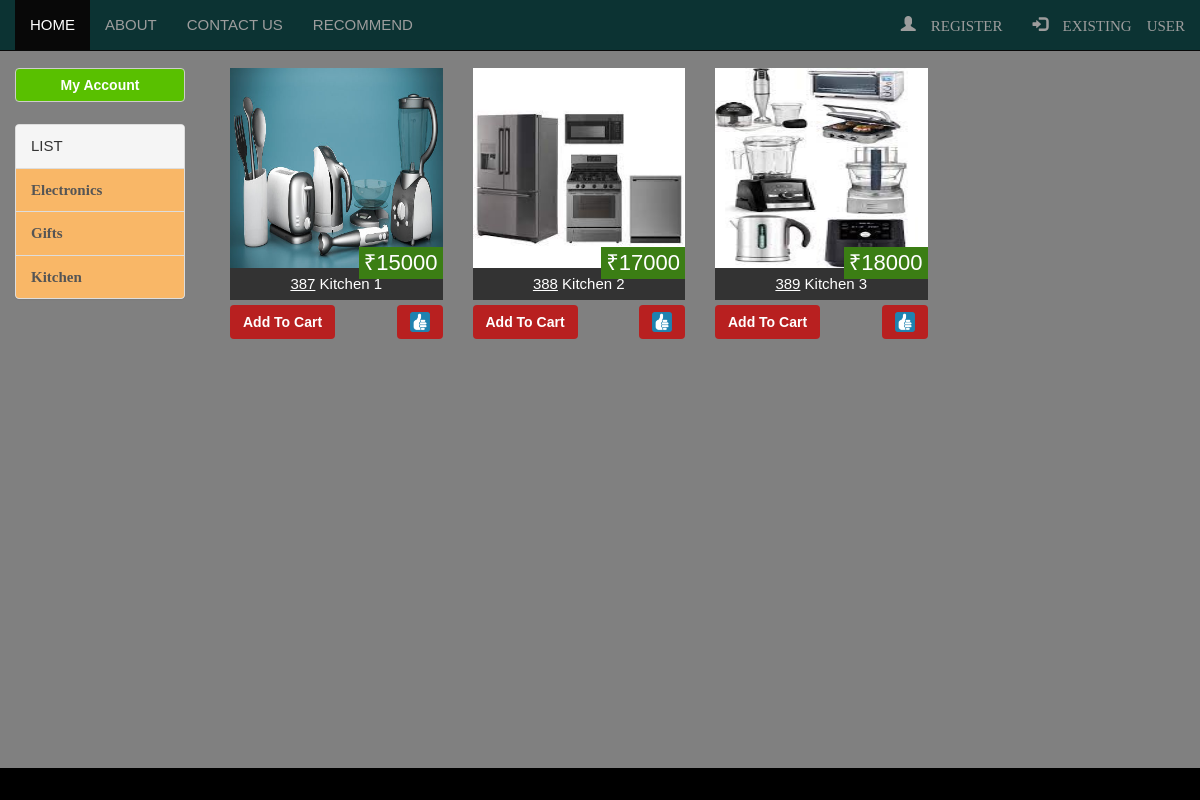
Page /kitchen.php on the committed database.
### tables this page shows
CREATE TABLE `product` (
  `id` int(30) NOT NULL,
  `type` int(10) NOT NULL,
  `location` varchar(120) NOT NULL,
  `price` int(30) NOT NULL,
  `name` varchar(50) NOT NULL,
  `model` varchar(50) NOT NULL
);

### kitchen.php (the view)
<?php
		include 'includes/header.php';
		include 'includes/left-bar.php';
		include 'config/database.php';
?>
	<div class="col-md-10" style="background:#808080;min-height:570px;">
		<br/>
		<?php
			$res=mysqli_query($link,"select * from product where type=3")or die(mysql_error());
			while($arr=mysqli_fetch_row($res))
			{
				echo "<div class='col-md-3 game'>";
					echo "<div class='game-price'>&#8377;$arr[3]</div>";
					echo "<a href='$arr[2]'><img src='$arr[2]'/></a>";
					echo "<div class='game-title'><u>$arr[0]</u> $arr[4]</div>";
					if(!isset($_SESSION['sadmin']))
					{
						echo "<form action='user/addToCart.php'>";
							echo "<div class='game-add' style='float:left;'><button name='subject' value='$arr[0]' class='btn btn2' type='submit'>Add To Cart</button></div>";
						echo "</form>";
						echo "<form action='user/addToWishlist.php'>";
							echo "<div class='game-add' style='float:right;'><button name='subject' value='$arr[0]' class='btn btn2' type='submit'><img src='images/icons/9.png' style='height:20px;width:20px;float:right;'></button></div>";
						echo "</form>";
					}
				echo "<br/></div>";
			}
		?>
	</div>
<?php include 'includes/footer.php'?>

### css/style.css (style rules this page uses)
* { margin: 0; padding: 0; }
body { font-family: arial; font-size: 15px; color: white; line-height: 1.5em; background: #f4f4f4 }
.game { display:relative; }
.game-title { text-align: center; padding: 5px; background : #333; color: #fff; }
.game img { height:200px; width: 100%; }
.game-price { position: absolute; bottom : 80px; right: 15px; background : #3b7e14; color: #fff; padding: 5px; font-size: 22px; }
.game-add { margin: 5px auto 20px auto; text-align: center; }
.btn2 { background : #B82020; color : #ffffff; font-weight: bold; }

### rows in the picture
product: price "15000", location (picture), id "387", name "Kitchen 1"
product: price "17000", location (picture), id "388", name "Kitchen 2"
product: price "18000", location (picture), id "389", name "Kitchen 3"
